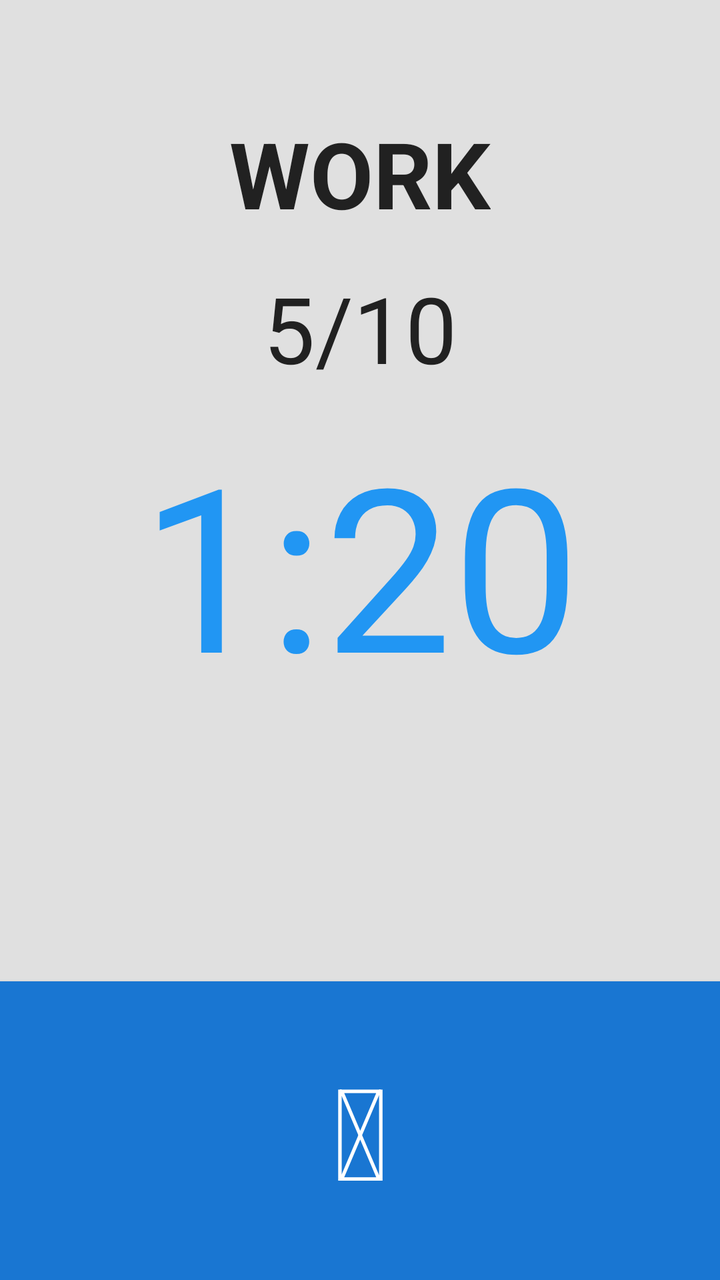
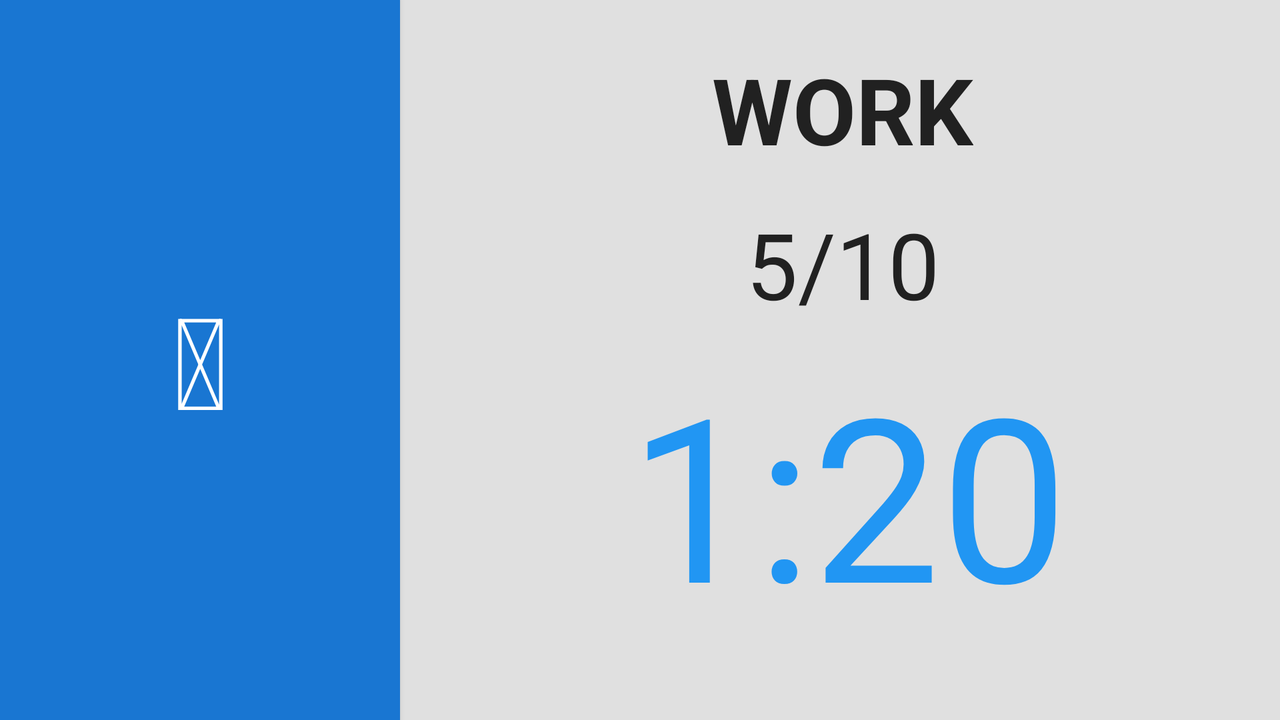

An Android layout and its configuration variant, each rendered on a device that would load it. The default file and the variant file are quoted in full after the pictures.
<!-- AndroidManifest.xml: application theme AppTheme -->
<!-- res/layout/fragment_work.xml -->
<android.support.constraint.ConstraintLayout xmlns:android="http://schemas.android.com/apk/res/android"
    xmlns:app="http://schemas.android.com/apk/res-auto"
    xmlns:tools="http://schemas.android.com/tools"
    android:id="@+id/content_Work"
    android:layout_width="match_parent"
    android:layout_height="match_parent"
    android:background="@color/colorBackground"
    tools:context="com.primoz.timetimer.main.work.FragmentWork">

    <TextView
        android:id="@+id/tvStateTrain"
        android:layout_width="wrap_content"
        android:layout_height="wrap_content"
        android:layout_marginTop="48dp"
        android:padding="8dp"
        android:text="WORK"
        android:textColor="@color/colorTextPrimary"
        android:textSize="46sp"
        android:textStyle="bold"
        app:layout_constraintLeft_toLeftOf="parent"
        app:layout_constraintRight_toRightOf="parent"
        app:layout_constraintTop_toTopOf="parent"
        tools:layout_constraintLeft_creator="1"
        tools:layout_constraintRight_creator="1"
        tools:layout_constraintTop_creator="1" />

    <TextView
        android:id="@+id/tvRoundsLeft"
        android:layout_width="wrap_content"
        android:layout_height="wrap_content"
        android:layout_marginEnd="16dp"
        android:layout_marginStart="16dp"
        android:padding="8dp"
        android:textColor="@color/colorTextPrimary"
        android:textSize="46sp"
        app:layout_constraintLeft_toLeftOf="@+id/tvStateTrain"
        app:layout_constraintRight_toRightOf="@+id/tvStateTrain"
        app:layout_constraintTop_toBottomOf="@+id/tvStateTrain"
        tools:layout_constraintRight_creator="1"
        tools:layout_constraintTop_creator="1"
        tools:text="5/10" />


    <Button
        android:id="@+id/btnPause"
        android:layout_width="0dp"
        android:layout_height="wrap_content"
        android:background="@color/colorPrimaryDark"
        android:gravity="center"
        android:padding="32dp"
        android:text="@string/fa_pause"
        android:textColor="@color/colorText"
        android:textSize="64sp"
        app:layout_constraintBottom_toBottomOf="parent"
        app:layout_constraintHorizontal_bias="0.0"
        app:layout_constraintLeft_toLeftOf="parent"
        app:layout_constraintRight_toRightOf="parent"
        tools:layout_constraintLeft_creator="1"
        tools:layout_constraintRight_creator="1"
        tools:layout_constraintTop_creator="1" />


    <TextView
        android:id="@+id/tvTimeLeft"
        android:layout_width="0dp"
        android:layout_height="wrap_content"
        android:layout_marginEnd="8dp"
        android:layout_marginStart="8dp"
        android:layout_marginTop="3dp"
        android:gravity="center"
        android:textColor="@color/colorPrimary"
        android:textSize="114sp"
        app:layout_constraintLeft_toLeftOf="parent"
        app:layout_constraintRight_toRightOf="parent"
        app:layout_constraintTop_toBottomOf="@+id/tvRoundsLeft"
        tools:layout_constraintLeft_creator="1"
        tools:layout_constraintRight_creator="1"
        tools:layout_constraintTop_creator="1"
        tools:text="1:20" />

</android.support.constraint.ConstraintLayout>
<!-- resources referenced by this layout -->
<resources>
  <color name="colorBackground">#e0e0e0</color>
  <color name="colorPrimary">#2196F3</color>
  <color name="colorPrimaryDark">#1976D2</color>
  <color name="colorText">#FFFFFF</color>
  <color name="colorTextPrimary">#212121</color>
  <string name="fa_pause" translatable="false"></string>
  <style name="AppTheme" parent="Theme.AppCompat.Light.NoActionBar">
          
          <item name="colorPrimary">@color/colorPrimary</item>
          <item name="colorPrimaryDark">@color/colorPrimaryDark</item>
          <item name="colorAccent">@color/colorAccent</item>
      </style>
  <color name="colorAccent">#434141</color>
</resources>
<!-- res/layout-land/fragment_work.xml (the repository's variant of the layout above) -->
<!-- drawn on the phone turned sideways -->
<?xml version="1.0" encoding="utf-8"?>
<android.support.constraint.ConstraintLayout xmlns:android="http://schemas.android.com/apk/res/android"
    xmlns:app="http://schemas.android.com/apk/res-auto"
    xmlns:tools="http://schemas.android.com/tools"
    android:id="@+id/content_Work"
    android:layout_width="match_parent"
    android:layout_height="match_parent"
    android:background="@color/colorBackground"
    tools:context="com.primoz.timetimer.main.work.FragmentWork">


    <Button
        android:id="@+id/btnPause"
        android:layout_width="200dp"
        android:layout_height="0dp"
        android:layout_alignParentBottom="true"
        android:background="@color/colorPrimaryDark"
        android:gravity="center"
        android:padding="32dp"
        android:text="@string/fa_pause"
        android:textColor="@color/colorText"
        android:textSize="64sp"
        app:layout_constraintBottom_toBottomOf="parent"
        app:layout_constraintLeft_toLeftOf="parent"
        app:layout_constraintTop_toTopOf="parent"
        app:layout_constraintVertical_bias="0.0" />

    <TextView
        android:id="@+id/tvStateTrain"
        android:layout_width="wrap_content"
        android:layout_height="wrap_content"
        android:layout_alignParentTop="true"
        android:layout_centerHorizontal="true"
        android:layout_marginLeft="8dp"
        android:layout_marginRight="8dp"
        android:layout_marginTop="16dp"
        android:padding="8dp"
        android:text="WORK"
        android:textColor="@color/colorTextPrimary"
        android:textSize="46sp"
        android:textStyle="bold"
        app:layout_constraintHorizontal_bias="0.505"
        app:layout_constraintLeft_toRightOf="@+id/btnPause"
        app:layout_constraintRight_toRightOf="parent"
        app:layout_constraintTop_toTopOf="parent" />

    <TextView
        android:id="@+id/tvRoundsLeft"
        android:layout_width="wrap_content"
        android:layout_height="wrap_content"
        android:layout_below="@id/tvStateTrain"
        android:layout_centerHorizontal="true"
        android:layout_marginLeft="8dp"
        android:layout_marginRight="8dp"
        android:layout_marginTop="0dp"
        android:padding="8dp"
        android:textColor="@color/colorTextPrimary"
        android:textSize="46sp"
        app:layout_constraintLeft_toLeftOf="@+id/tvStateTrain"
        app:layout_constraintRight_toRightOf="@+id/tvStateTrain"
        app:layout_constraintTop_toBottomOf="@+id/tvStateTrain"
        tools:text="5/10" />

    <TextView
        android:id="@+id/tvTimeLeft"
        android:layout_width="wrap_content"
        android:layout_height="wrap_content"
        android:layout_alignParentStart="true"
        android:layout_centerVertical="true"
        android:layout_marginBottom="16dp"
        android:layout_marginLeft="8dp"
        android:layout_marginRight="8dp"
        android:layout_marginTop="0dp"
        android:gravity="center"
        android:textColor="@color/colorPrimary"
        android:textSize="114sp"
        app:layout_constraintBottom_toBottomOf="parent"
        app:layout_constraintHorizontal_bias="0.519"
        app:layout_constraintLeft_toRightOf="@+id/btnPause"
        app:layout_constraintRight_toRightOf="parent"
        app:layout_constraintTop_toBottomOf="@+id/tvRoundsLeft"
        app:layout_constraintVertical_bias="0.0"
        tools:text="1:20" />

</android.support.constraint.ConstraintLayout>
